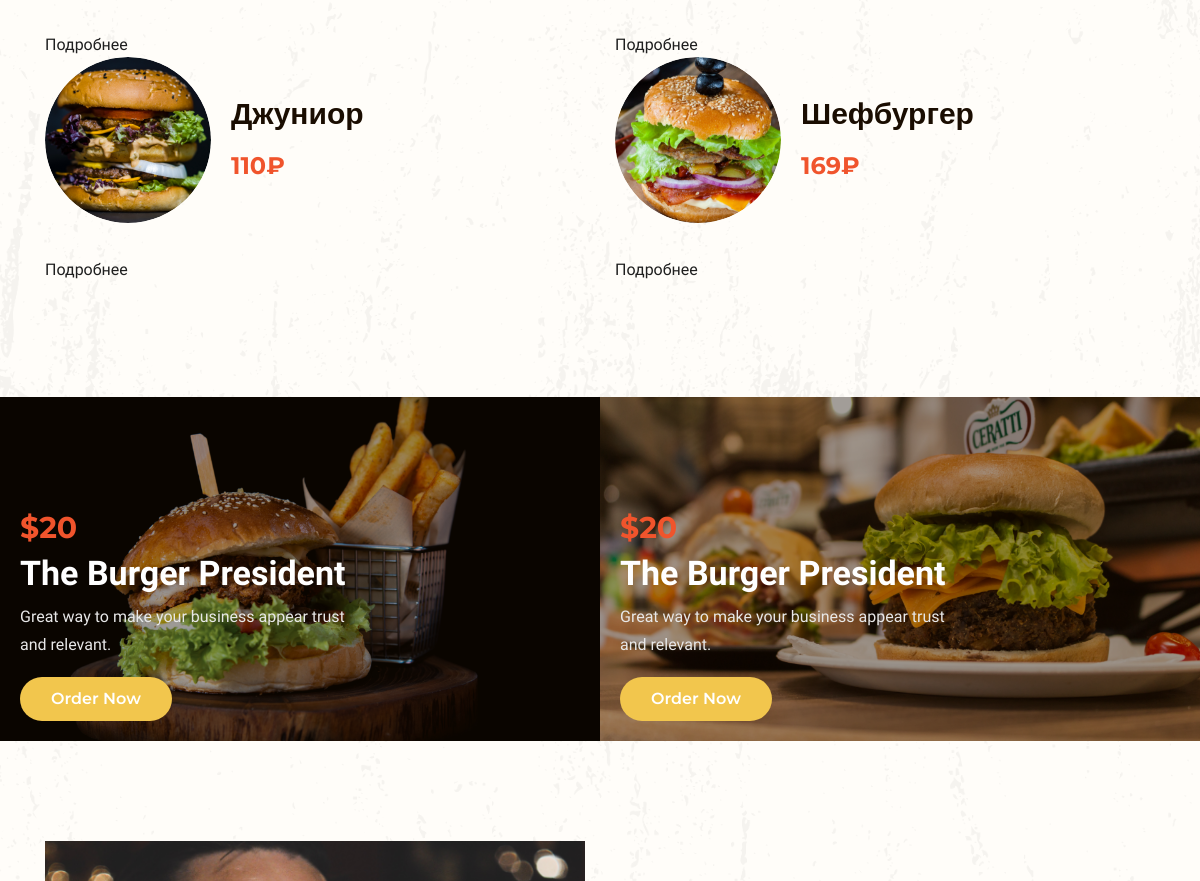
Before: / (middle part) with the older database file.
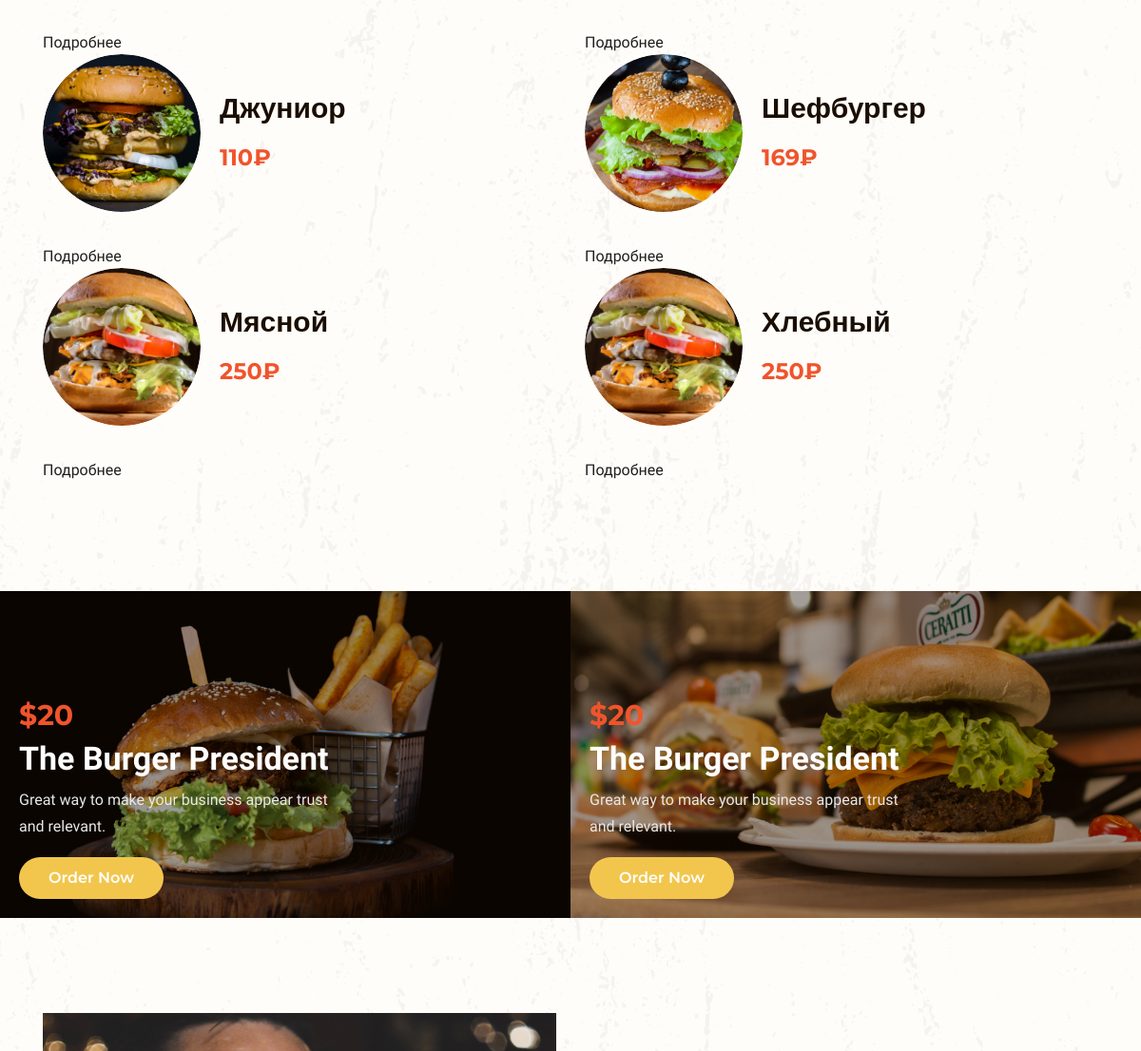
After: the same page with the newer database file.
### tables this page shows
CREATE TABLE `menu` (
  `id` int(11) NOT NULL,
  `name` text NOT NULL,
  `price` int(11) NOT NULL,
  `description` varchar(255) NOT NULL,
  `img` varchar(255) NOT NULL
);

### menu/form.php (the view, shortened to what this page needs)
<?php
$db = require $_SERVER['DOCUMENT_ROOT'] . '/common/db.php';
$items = $db->query("SELECT id, name, price, description, img FROM menu ");
?>
<div class="best_burgers_area">
    <div class="container">
        <div class="row">
            <?php foreach ($items as $item):?>
            <div class="col-xl-6 col-md-6 col-lg-6">
                <div class="single_delicious d-flex align-items-center">
                    <div class="thumb">
                        <img src="<?=$item['img']?>" alt="">
                    </div>
                    <div class="info">
                        <h3><?=$item['name']?></h3>
                        <span><?=$item['price']?>₽</span>
                    </div>
                </div>
            <a href="/Menu.php?id=<?=$item['id']?>" class="primary-btn">Подробнее</a>
            </div>
            <?php endforeach;?>
        </div>
    </div>
</div>

### index.php (shortened to what this page needs)
<!doctype html>
<html class="no-js" lang="zxx">
<head>
    <link rel="stylesheet" href="css/bootstrap.min.css">
    <link rel="stylesheet" href="css/owl.carousel.min.css">
    <link rel="stylesheet" href="css/magnific-popup.css">
    <link rel="stylesheet" href="css/font-awesome.min.css">
    <link rel="stylesheet" href="css/themify-icons.css">
    <link rel="stylesheet" href="css/nice-select.css">
    <link rel="stylesheet" href="css/flaticon.css">
    <link rel="stylesheet" href="css/animate.css">
    <link rel="stylesheet" href="css/slicknav.css">
    <link rel="stylesheet" href="css/style.css">
</head>
<body>
    <?php require $_SERVER['DOCUMENT_ROOT'] . '/slider/form.php'?>
    <?php require $_SERVER['DOCUMENT_ROOT'] . '/menu/form.php'?>
    <div class="Burger_President_area">
            <div class="Burger_President_here">
                <div class="single_Burger_President">
                    <div class="room_thumb">
                        <img src="img/burgers/1.png" alt="">
                        <div class="room_heading d-flex justify-content-between align-items-center">
                            <div class="room_heading_inner">
                                <span>$20</span>
                                <h3>The Burger President</h3>
                                <p>Great way to make your business appear trust <br> and relevant.</p>
                                <a href="#" class="boxed-btn3">Order Now</a>
                            </div>
                        </div>
                    </div>
                </div>
                <div class="single_Burger_President">
                    <div class="room_thumb">
                        <img src="img/burgers/2.png" alt="">
                        <div class="room_heading d-flex justify-content-between align-items-center">
                            <div class="room_heading_inner">
                                <span>$20</span>
                                <h3>The Burger President</h3>
                                <p>Great way to make your business appear trust <br> and relevant.</p>
                                <a href="#" class="boxed-btn3">Order Now</a>
                            </div>
                        </div>
                    </div>
                </div>
            </div>
        </div>
    <div class="about_area">
            <div class="container">
                <div class="row align-items-center">
                    <div class="col-xl-6 col-lg-6 col-md-6">
                        <div class="about_thumb2">
                            <div class="img_1">
                            </div>
                        </div>
                    </div>
                </div>
            </div>
        </div>
    <?php require $_SERVER['DOCUMENT_ROOT'] . '/feedback/form.php'?>
</body>
</html>

Changed rows visible on the page:
added menu: img (picture), name "Мясной", price "250"
added menu: img (picture), name "Хлебный", price "250"
